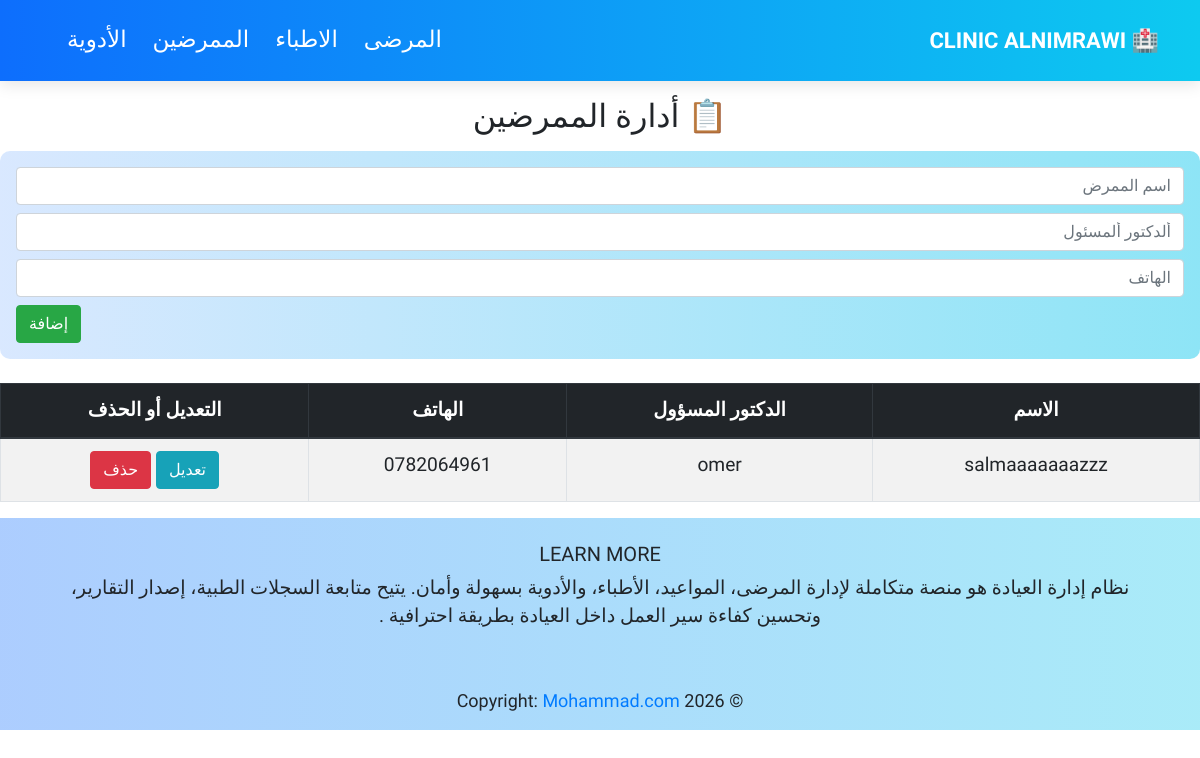
Before: /nures/ with the older database file.
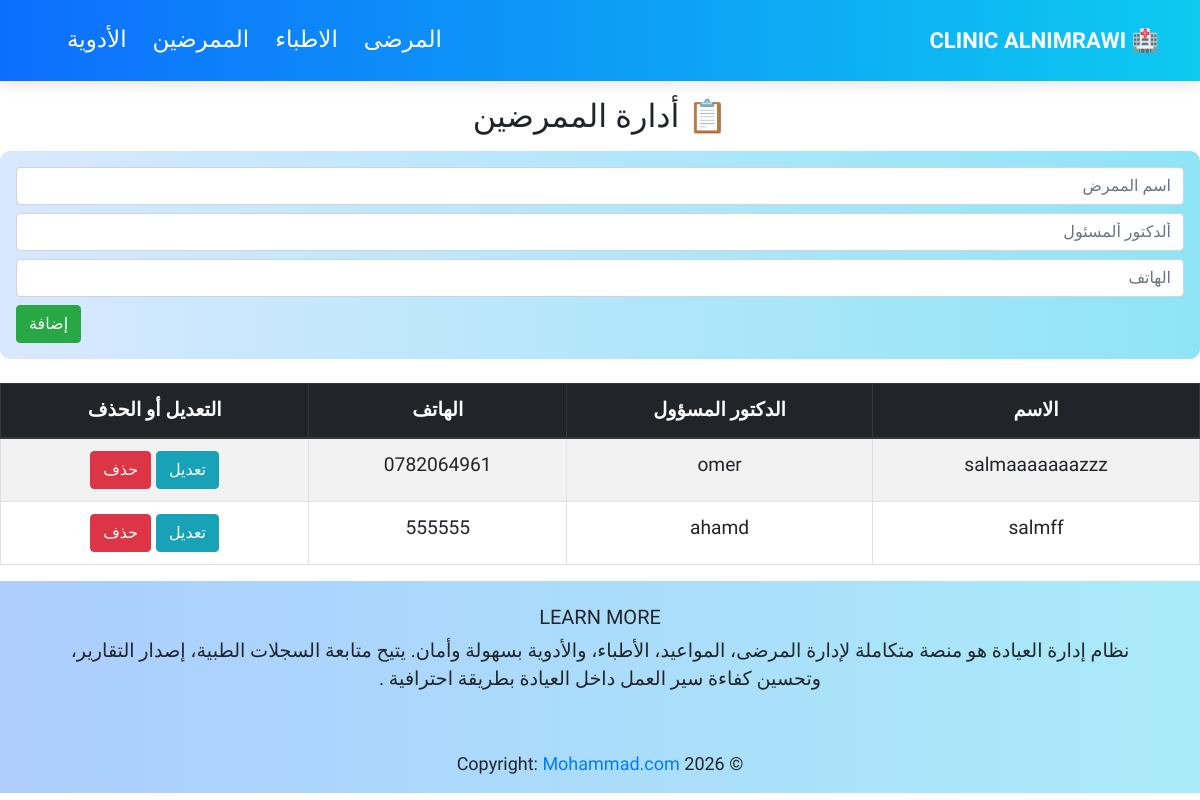
After: the same page with the newer database file.
### appclinic/models.py (models this page shows, shortened)
class Nures(models.Model):
    nures_name = models.CharField(max_length=200)
    responsible_doctor = models.CharField(max_length=100,null=True,blank=True)
    phone = models.CharField(max_length=20)

### appclinic/views.py (the view)
# urls.py: path('nures/', views.nures, name='nures'),
def nures(request): #--------------------------------------------------------
    if request.method == "POST":
        form = NuresForm(request.POST)
        if form.is_valid():
            form.save()
            return redirect('nures')
    else:
        form = NuresForm()
    all_Nures = Nures.objects.all()
    context = {
        'form': form,
        'all_Nures': all_Nures
    }
    return render(request, 'pages/nures.html',context)

### appclinic/forms.py
class NuresForm(forms.ModelForm):
    class Meta:
        model=Nures
        fields='__all__'

### templates/pages/nures.html (shortened to what this page needs)
{% extends 'base.html' %}
{% block content %}
<h2 class="text-center m-3">📋 أدارة الممرضين </h2>
<form action="" method="POST" class="p-3 ">
  <input type="text" name="nures_name" placeholder="اسم الممرض" class="form-control mb-2" required>
  <input type="text" name="responsible_doctor" placeholder="ألدكتور ألمسئول" class="form-control mb-2" >
  <input type="text" name="phone" placeholder="الهاتف" class="form-control mb-2" required>
   <button type="submit" class="btn btn-success">إضافة</button>
</form>
<table class="table table-striped table-bordered mt-4 text-center">
  <thead class="thead-dark">
    <tr>
      <th>الاسم</th>
      <th>الدكتور المسؤول</th>
      <th>الهاتف</th>
      <th>التعديل أو الحذف</th>
    </tr>
  </thead>
  <tbody>
    {% for p in all_Nures %}
    <tr>
      <td>{{p.nures_name}}</td>
      <td>{{p.responsible_doctor}}</td>
      <td>{{p.phone}}</td>
      <td>
        <a href="{% url 'update_nures' p.id %}" class="btn btn-info ">تعديل</a>
         <a href="{% url 'delete_item' 'nurse' p.id %}" class="btn btn-danger">حذف</a>
      </td>
    </tr>
      {% endfor %}
  </tbody>
</table>
{% endblock %}

Changed rows visible on the page:
added Nures: nures_name "salmff", responsible_doctor "ahamd", phone "555555"
